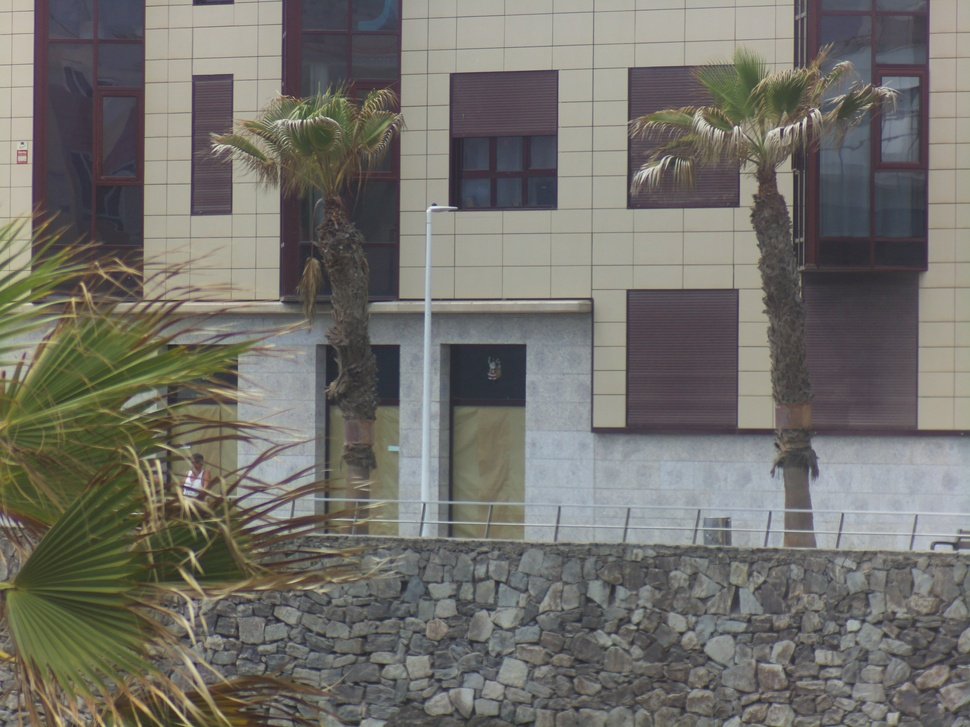
#> input picture images/img_16_08_00_auto.jpg, 970 x 727 px, shrunk from 4056 x 3040 before the run
$ python awbg-test.py --img images/img_16_08_00_auto.jpg
#> lines starting #> are read from the running program, lines starting #| are printed output that depends on the picture; long printed decimals are rounded
from time import sleep
from os import system
from fractions import Fraction
#from picamera import PiCamera
from PIL import Image, ExifTags, ImageStat
import argparse
#sleep(2)

parser = argparse.ArgumentParser()
parser.add_argument('--img', help='image filename to test')
args = parser.parse_args()


testType = "static" #or "capture"

def scoreHistogram(histogram) :
    thisScore = 0
    for i in range(32): #this looks at the darker areas of the image - of 256 values, the bottom (lows) tends to demonstrate the color offsets
        thisScore = thisScore + histogram[i]

    return thisScore


def testImage(r,g,b) :
    rInt = scoreHistogram(r.histogram())
    gInt = scoreHistogram(g.histogram())
    bInt = scoreHistogram(b.histogram())
    total = rInt + gInt + bInt


    print("RGB Histogram Scores: "+str(rInt) + ","+str(gInt)+","+str(bInt))


    rPc = (rInt / total)*100
    gPc = (gInt / total)*100
    bPc = (bInt / total)*100

    colorThreshold = 10

    if rPc < colorThreshold or gPc < colorThreshold or bPc < colorThreshold :
        print("looking like we've got an image that's not quite right")

    return "RGB Percentages: "+str(rPc) + ","+str(gPc)+","+str(bPc)


if testType == "static" :
    img = Image.open(args.img)
#> img is the input picture: PIL image 970x727 RGB; mean R, G, B 114.3, 112.5, 106.3
    r, g, b = img.split()
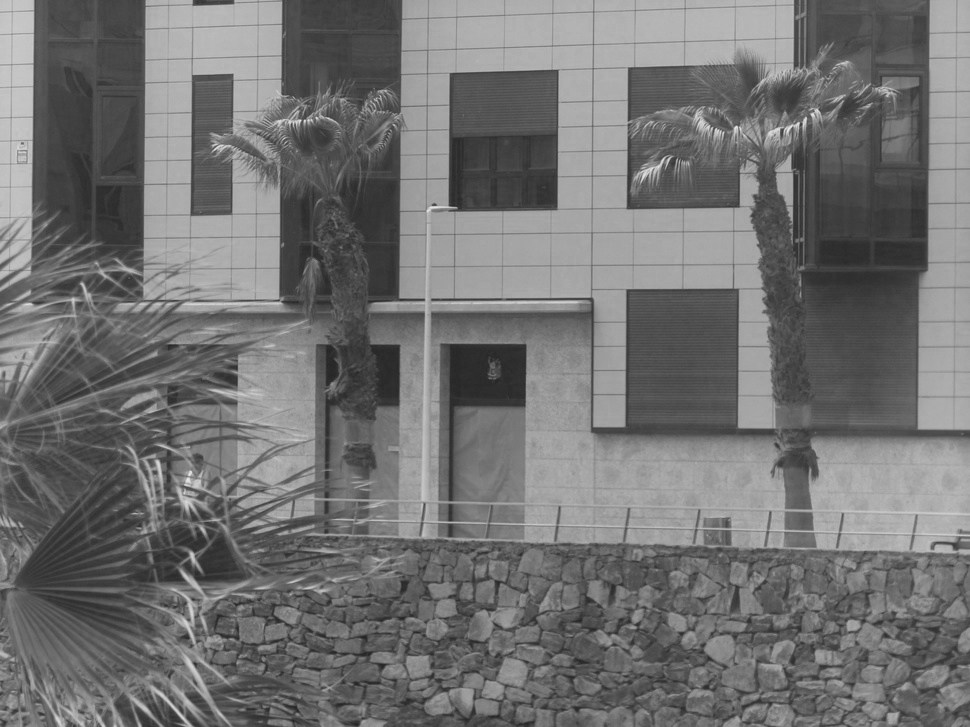
#> r: PIL image 970x727 L; min 35, max 231, mean 114.3
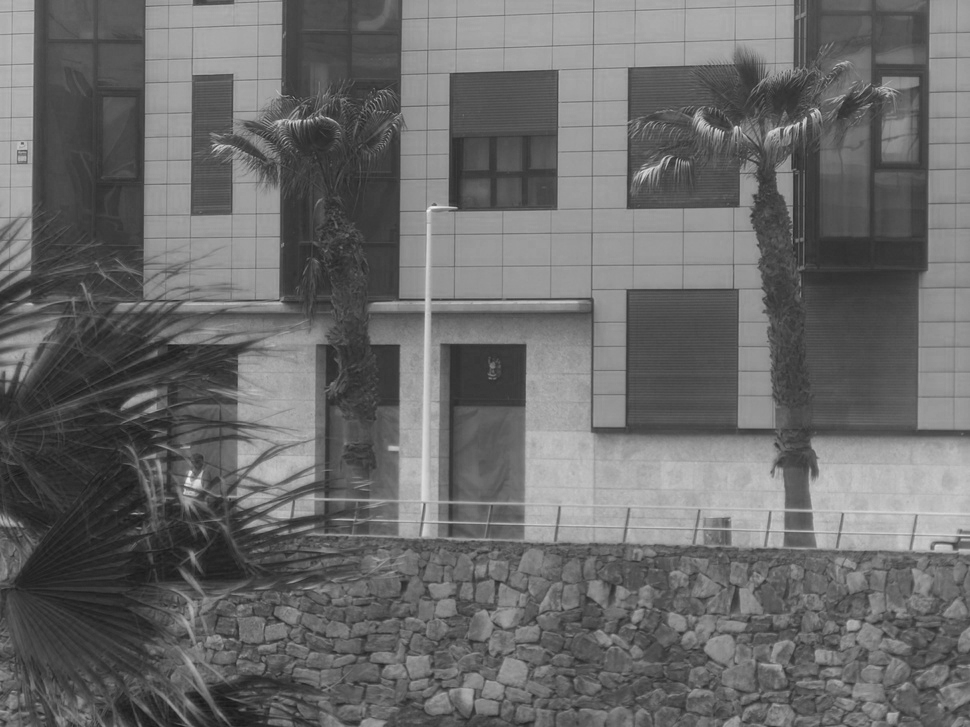
#> b: PIL image 970x727 L; min 25, max 242, mean 106.3
    #print(r.histogram())
    #print(g.histogram())
    #print(b.histogram())
    print(testImage(r,g,b))
#> after the loop in scoreHistogram, `for i in range(32):`: thisScore = 0
#> in testImage, `bInt = scoreHistogram(b.histogram())`: bInt = 263
#| RGB Histogram Scores: 0,0,263
#> in testImage, `rPc = (rInt / total)*100`: rPc = 0
#> in testImage, `bPc = (bInt / total)*100`: bPc = 100
#| RGB Percentages: 0.0,0.0,100.0


    exit()
#> (the program exits here)

$ run again, on images/img_16_10_38_auto.jpg
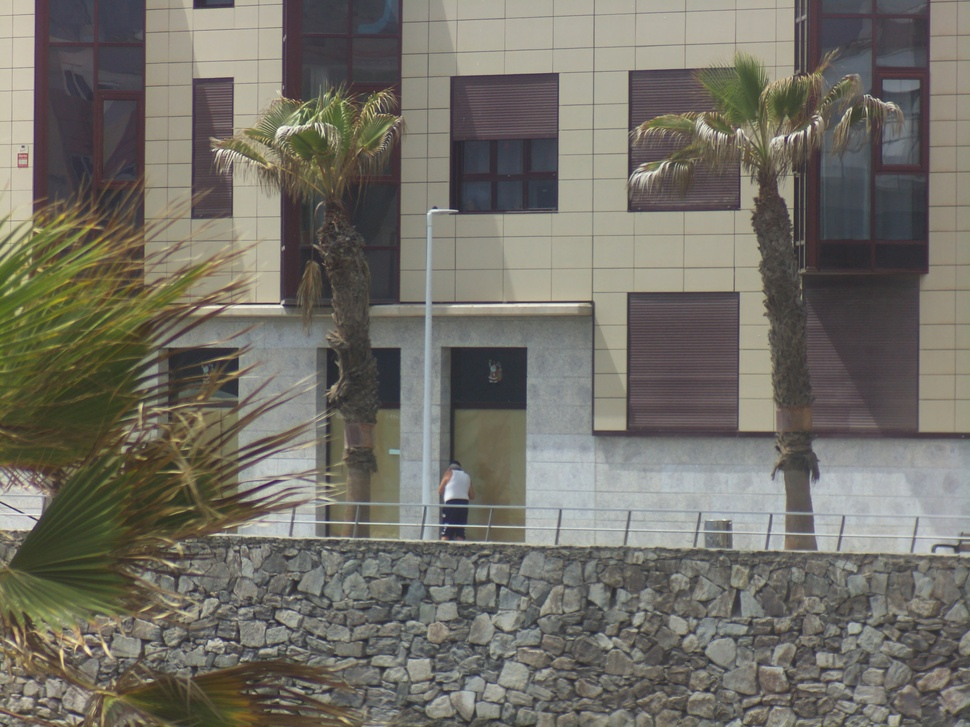
#> input picture images/img_16_10_38_auto.jpg, 970 x 727 px, shrunk from 4056 x 3040 before the run
#> img is the input picture: PIL image 970x727 RGB; mean R, G, B 114.5, 111.5, 102.6
#> `r, g, b = img.split()`:
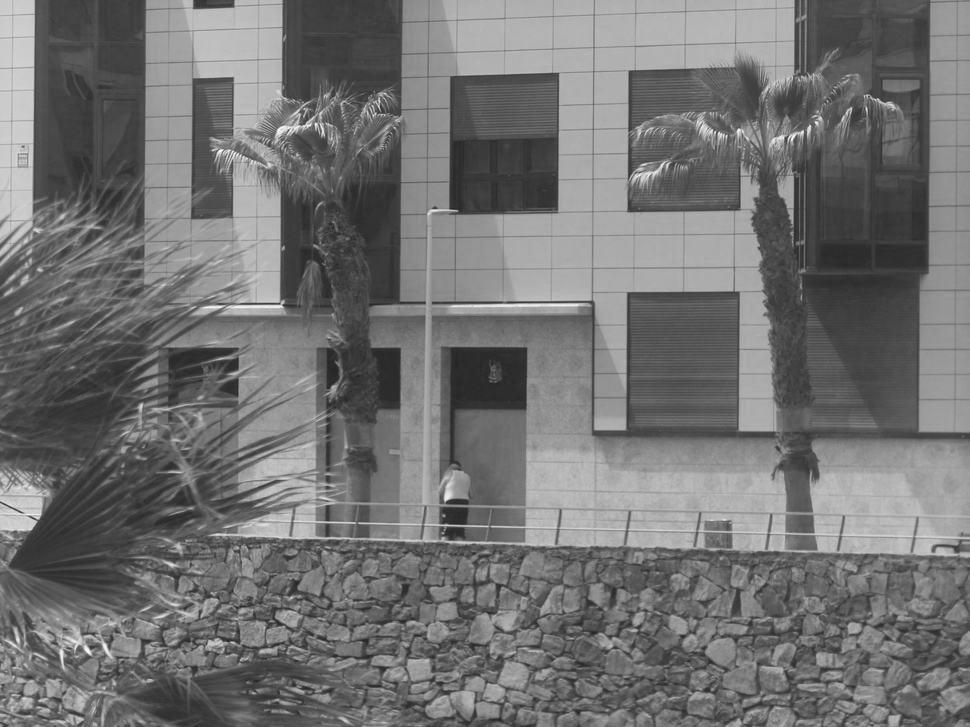
#> r: PIL image 970x727 L; min 36, max 254, mean 114.5
#> `r, g, b = img.split()`:
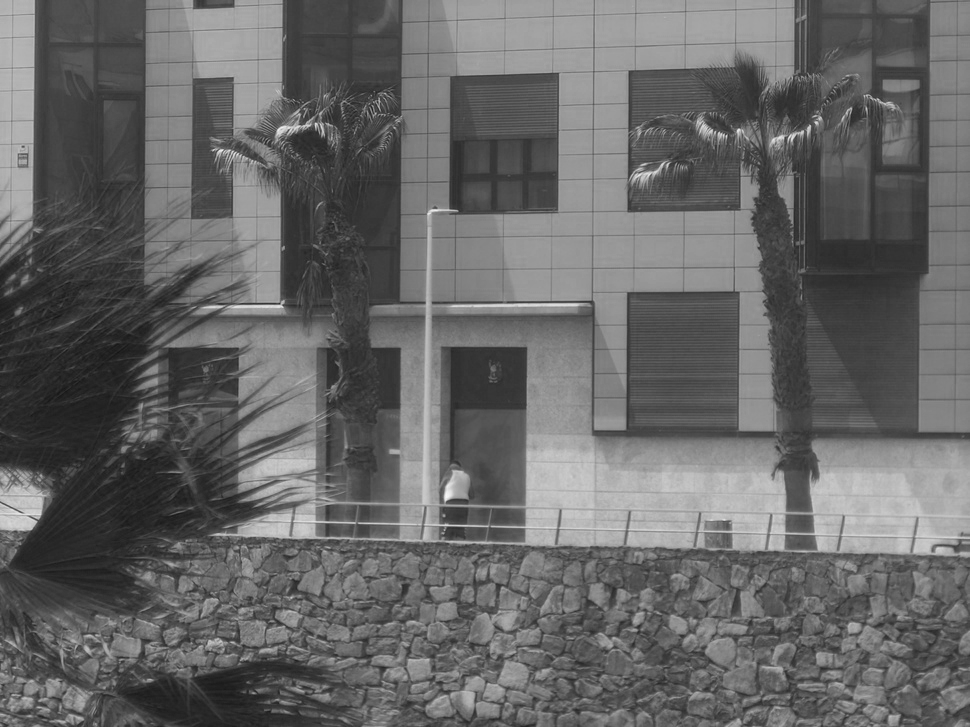
#> b: PIL image 970x727 L; min 21, max 247, mean 102.6
#> after the loop in scoreHistogram, `for i in range(32):`: thisScore = 0
#> bInt = 1014
#| RGB Histogram Scores: 0,0,1014
#> rPc = 0
#> bPc = 100
#| RGB Percentages: 0.0,0.0,100.0

$ run again, on images/img_16_11_22_auto.jpg
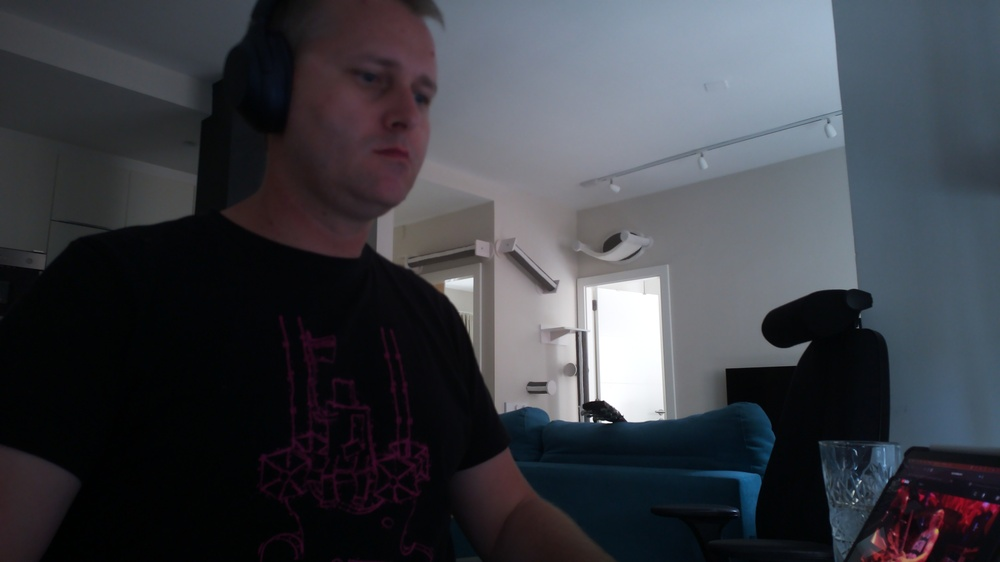
#> input picture images/img_16_11_22_auto.jpg, 1000 x 562 px, shrunk from 4608 x 2592 before the run
#> img is the input picture: PIL image 1000x562 RGB; mean R, G, B 60.5, 62.6, 69
#> `r, g, b = img.split()`:
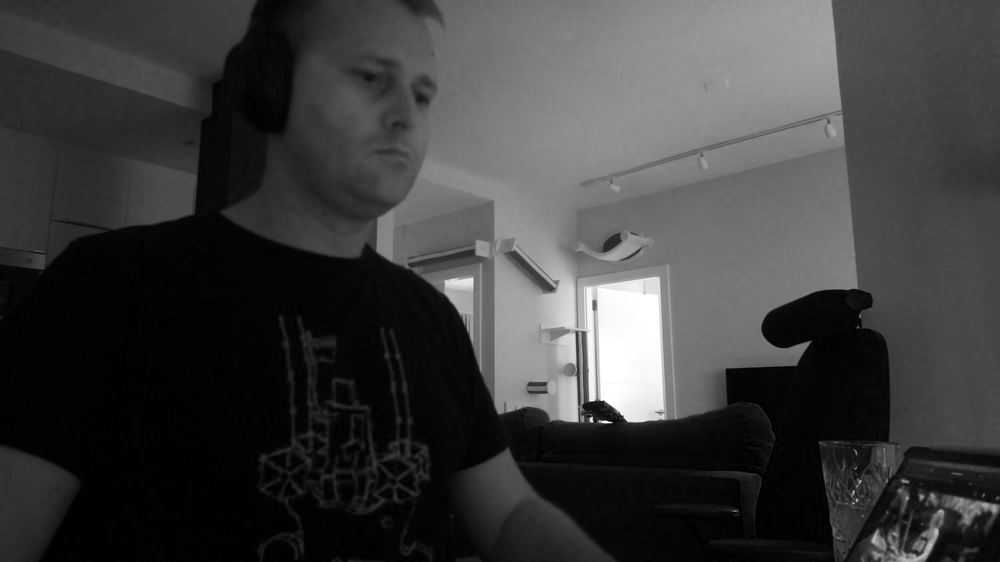
#> r: PIL image 1000x562 L; min 0, max 255, mean 60.5
#> `r, g, b = img.split()`:
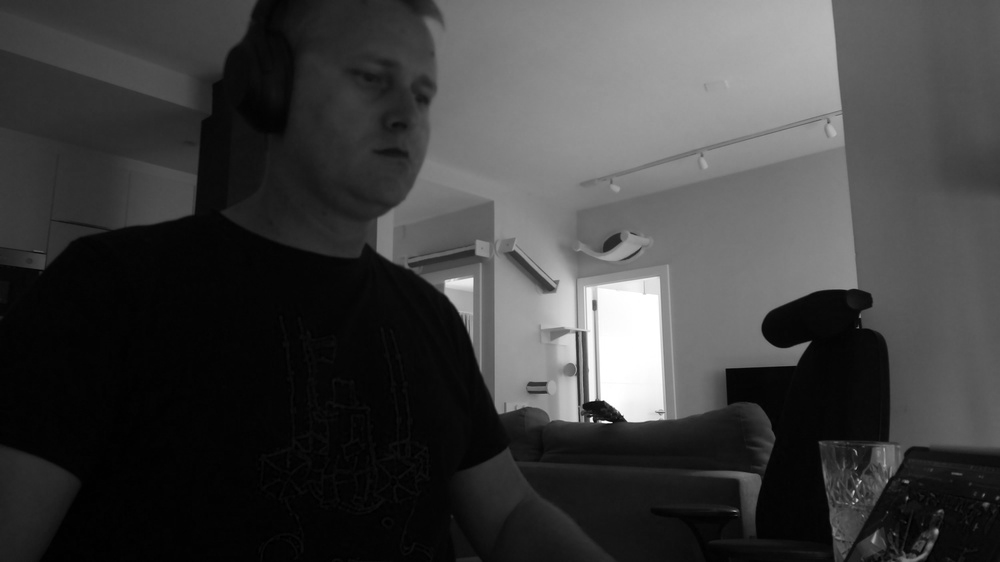
#> g: PIL image 1000x562 L; min 0, max 255, mean 62.6
#> the loop in scoreHistogram, `for i in range(32):` made 32 passes
#> thisScore on passes 1 to 8: 6724, 29183, 63104, 85721, 107792, 126254, 140510, 152322
#> after the loop in scoreHistogram, `for i in range(32):`: thisScore = 224029
#> the loop in scoreHistogram (call 2), `for i in range(32):` made 32 passes
#> thisScore on passes 1 to 8: 207, 3692, 18862, 49207, 84643, 112504, 129881, 141031
#> gInt = 236397
#> bInt = 218792
#> total = 679218
#| RGB Histogram Scores: 224029,236397,218792
#> rPc = 32.98
#> gPc = 34.8
#> bPc = 32.21
#| RGB Percentages: 32.983,34.804,32.212
